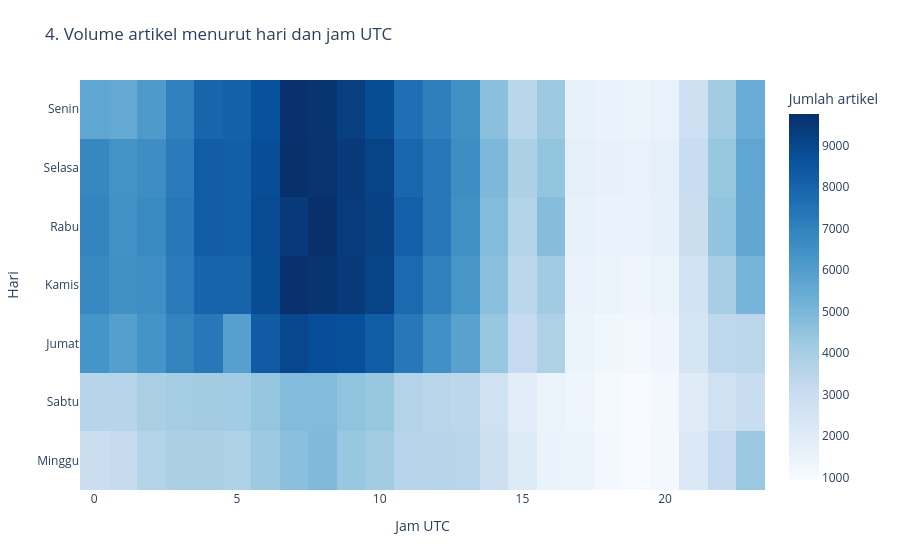

The cell this chart's notebook holds for it:
### Markdown cell above
## 5. Hari dan jam publikasi

Grafik 4 menampilkan jumlah artikel per hari dalam minggu dan jam UTC. Heatmap mengukur volume arsip, bukan produktivitas yang dinormalisasi per hari. Pola jam perlu diperiksa ulang setelah zona waktu sumber dikonfirmasi.

### Code cell
weekday_names = ["Senin", "Selasa", "Rabu", "Kamis", "Jumat", "Sabtu", "Minggu"]
hourly = con.sql("""
SELECT isodow(published_at) AS weekday, hour(published_at) AS hour,
       COUNT(*) AS article_count
FROM news GROUP BY 1, 2 ORDER BY 1, 2
""").pl()
matrix = [[0] * 24 for _ in range(7)]
for row in hourly.iter_rows(named=True):
    matrix[row["weekday"] - 1][row["hour"]] = row["article_count"]
fig = px.imshow(matrix, x=list(range(24)), y=weekday_names, aspect="auto",
                color_continuous_scale="Blues", title="4. Volume artikel menurut hari dan jam UTC",
                labels={"x": "Jam UTC", "y": "Hari", "color": "Jumlah artikel"})
fig.update_traces(hovertemplate="%{y}, jam %{x} UTC<br>Artikel: %{z:,}<extra></extra>")
show_and_save(fig, "04_weekday_hour.html")

### Figure 1 — Plotly figure (JSON) as saved in the notebook; plotly's stock layout.template omitted (floating-point values rounded to 4 significant figures; data arrays with more than 128 entries replaced by an {"elided": "..."} marker saying what was removed)
{"data": [{"coloraxis": "coloraxis", "hovertemplate": "%{y}, jam %{x} UTC<br>Artikel: %{z:,}<extra></extra>", "name": "0", "type": "heatmap", "x": [0, 1, 2, 3, 4, 5, 6, 7, 8, 9, 10, 11, 12, 13, 14, 15, 16, 17, 18, 19, 20, 21, 22, 23], "xaxis": "x", "y": ["Senin", "Selasa", "Rabu", "Kamis", "Jumat", "Sabtu", "Minggu"], "yaxis": "y", "z": {"elided": "7x24 int values"}}], "layout": {"coloraxis": {"autocolorscale": false, "colorbar": {"title": {"text": "Jumlah artikel"}}, "colorscale": [[0.0, "rgb(247,251,255)"], [0.125, "rgb(222,235,247)"], [0.25, "rgb(198,219,239)"], [0.375, "rgb(158,202,225)"], [0.5, "rgb(107,174,214)"], [0.625, "rgb(66,146,198)"], [0.75, "rgb(33,113,181)"], [0.875, "rgb(8,81,156)"], [1.0, "rgb(8,48,107)"]]}, "margin": {"b": 70, "l": 60, "r": 30, "t": 80}, "title": {"text": "4. Volume artikel menurut hari dan jam UTC"}, "xaxis": {"anchor": "y", "domain": [0.0, 1.0], "title": {"text": "Jam UTC"}}, "yaxis": {"anchor": "x", "autorange": "reversed", "domain": [0.0, 1.0], "title": {"text": "Hari"}}}}
